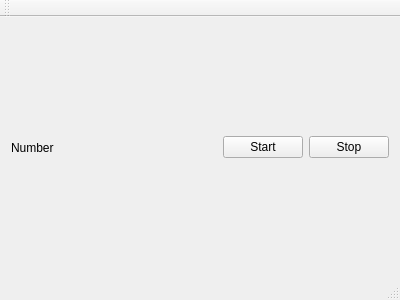
<?xml version="1.0" encoding="UTF-8"?>
<ui version="4.0">
 <class>MainWindow</class>
 <widget class="QMainWindow" name="MainWindow">
  <property name="geometry">
   <rect>
    <x>0</x>
    <y>0</y>
    <width>400</width>
    <height>300</height>
   </rect>
  </property>
  <property name="windowTitle">
   <string>MainWindow</string>
  </property>
  <widget class="QWidget" name="centralWidget">
   <layout class="QHBoxLayout" name="horizontalLayout">
    <item>
     <widget class="QLabel" name="label">
      <property name="text">
       <string>Number</string>
      </property>
     </widget>
    </item>
    <item>
     <spacer name="horizontalSpacer">
      <property name="orientation">
       <enum>Qt::Horizontal</enum>
      </property>
      <property name="sizeHint" stdset="0">
       <size>
        <width>169</width>
        <height>20</height>
       </size>
      </property>
     </spacer>
    </item>
    <item>
     <widget class="QPushButton" name="pushButton">
      <property name="text">
       <string>Start</string>
      </property>
     </widget>
    </item>
    <item>
     <widget class="QPushButton" name="pushButton_2">
      <property name="text">
       <string>Stop</string>
      </property>
     </widget>
    </item>
   </layout>
  </widget>
  <widget class="QMenuBar" name="menuBar">
   <property name="geometry">
    <rect>
     <x>0</x>
     <y>0</y>
     <width>400</width>
     <height>22</height>
    </rect>
   </property>
  </widget>
  <widget class="QToolBar" name="mainToolBar">
   <attribute name="toolBarArea">
    <enum>TopToolBarArea</enum>
   </attribute>
   <attribute name="toolBarBreak">
    <bool>false</bool>
   </attribute>
  </widget>
  <widget class="QStatusBar" name="statusBar"/>
 </widget>
 <layoutdefault spacing="6" margin="11"/>
 <resources/>
 <connections/>
</ui>
